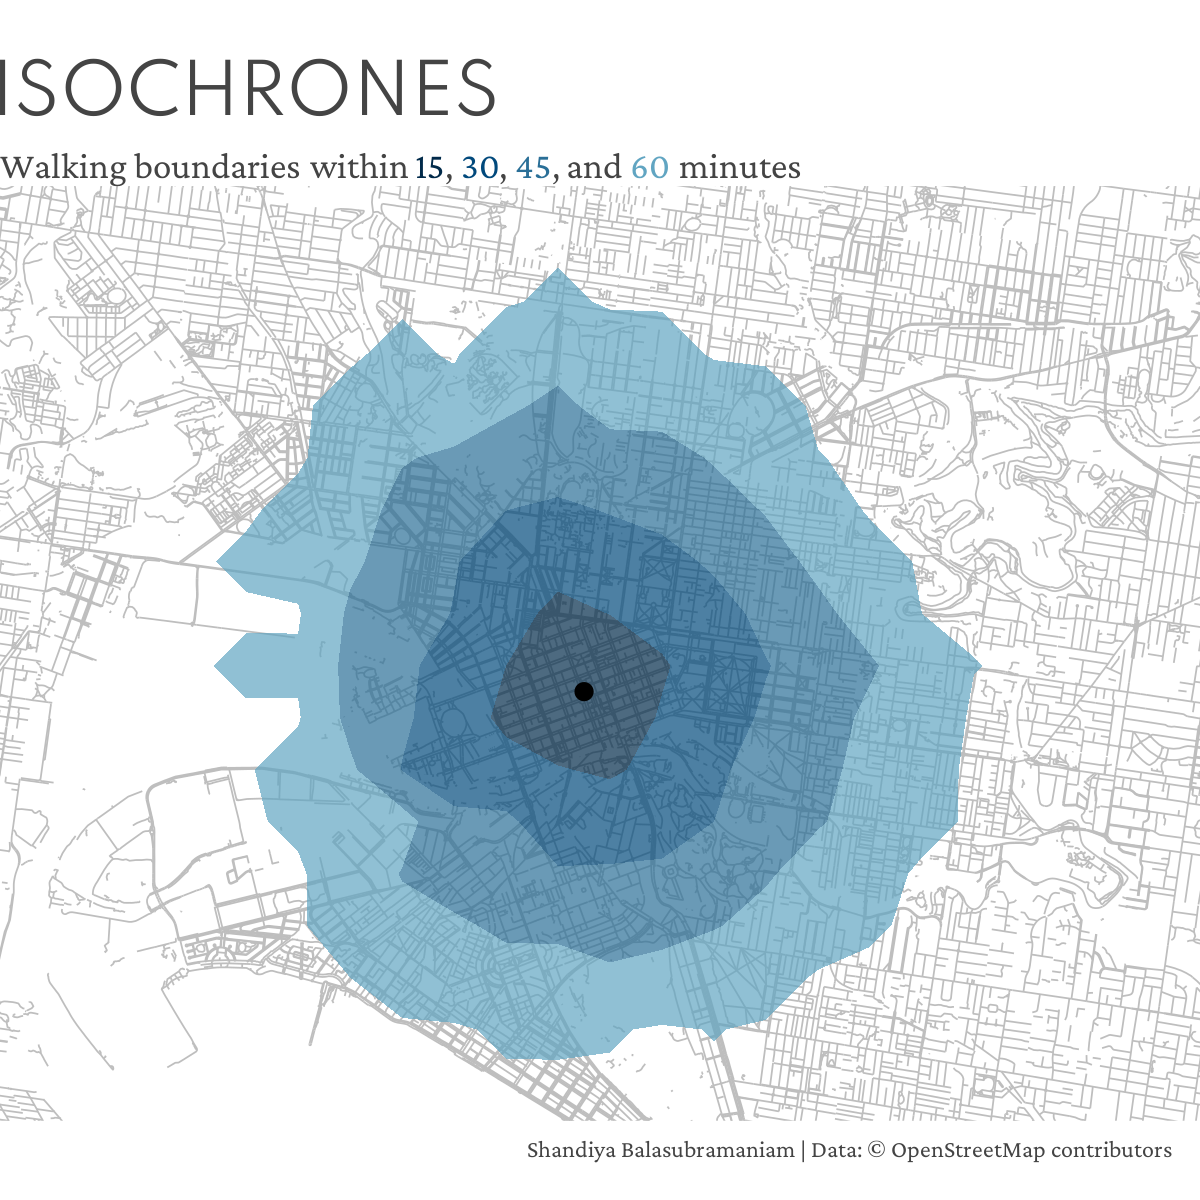

The R source for this figure:

# 30DayMapChallenge Days 20, 22: Movement & Boundaries - Isochrones 
# Shandiya Balasubramaniam
# 20, 22 November 2021

library(osrm)
library(osmextract)
library(dplyr)
library(here)
library(showtext)
library(ggtext)
library(ggmap)
library(ggplot2)

# data ------------
iso_melb <- osrmIsochrone(loc = c(144.9631,-37.8136),
                     breaks = seq(from = 0, to = 60, by = 15),
                     osrm.profile = "foot")

melb <- oe_get("Melbourne", query = "SELECT highway, geometry FROM 'lines'")

base_melb <- melb %>%
  filter(highway %in% c(
      "residential",
      "primary",
      "secondary",
      "living_street",
      "pedestrian",
      "path",
      "footway",
      "track",
      "corridor")
  )

#  plot ------------------
pal <- c("#012a4a", "#01497c", "#2a6f97", "#61a5c2")

title <- "ISOCHRONES"
subtitle <- "Walking boundaries within
<span style='color:#012a4a;'>15</span>,
<span style='color:#01497c;'>30</span>,
<span style='color:#2a6f97;'>45</span>, and
<span style='color:#61a5c2;'>60</span> minutes"
caption <- "Shandiya Balasubramaniam | Data: © OpenStreetMap contributors"

font_add_google("Spartan", "spartan")
font_add_google("Crimson Pro", "crimson")
showtext_auto()

p <- ggplot() + 
  geom_sf(data = base_melb, colour = "grey", size = 0.2) + 
  geom_sf(data = iso_melb, 
          aes(fill = as.factor(id)),
          colour = NA, alpha = 0.7) +
  geom_point(aes(x = 144.9631, y = -37.8136), 
             colour = "black") +
  coord_sf(xlim = c(144.9, 145.03), 
           ylim = c(-37.85, -37.77)) + 
  scale_fill_manual(values = pal) +
  labs(title = title,
       subtitle = subtitle,
       caption = caption) +
  theme_void() +
  theme(
    legend.position = "none",
    plot.background = element_rect(colour = "white", fill = "white"),
    panel.background = element_rect(colour = "white", fill = "white"),
    plot.title = element_text(
      family = "spartan",
      size = 50,
      colour = "#444444"), 
    plot.subtitle = element_markdown(
      family = "crimson",
      colour = "#444444",
      size = 28), 
    plot.caption = element_text(
      family = "crimson",
      hjust = 0.95,
      size = 18,
      colour = "#444444"))

ggsave(here("submissions", "20_22_movement_boundaries", "20_22_movement_boundaries.png"), 
       p, dpi = 300, type = "cairo", width = 4, height = 4, units = "in")
